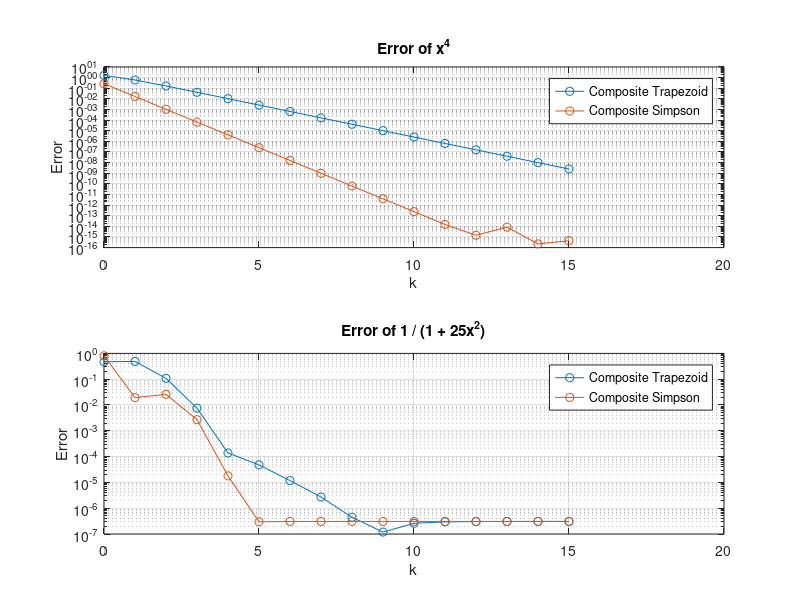

Here is the MATLAB script that generated this plot:
function TSerror()
    % 区间平分k次 复合梯形和辛普森误差比较
    % 函数 f(x) = x^4 和 g(x) = 1 / (1 + 25x^2)
    f = @(x) x.^4;
    g = @(x) 1 ./ (1 + 25 * x.^2);

    % 取 n = 2^k, 0 <= k <= 15
    k_values = 0:15;
    n_values = 2.^k_values;
    
    % 初始化结果矩阵
    result_f_trapezoid = zeros(size(n_values));
    result_g_trapezoid = zeros(size(n_values));
    result_f_simpson = zeros(size(n_values));
    result_g_simpson = zeros(size(n_values));
    
    % 计算定积分近似值
    for i = 1:length(n_values)
        n = n_values(i);
        x = linspace(-1, 1, n+1);
        h = x(2) - x(1);
        
        % 复合梯形公式
        result_f_trapezoid(i) = h/2 * (f(x(1)) + 2 * sum(f(x(2:n))) + f(x(n+1)));
        result_g_trapezoid(i) = h/2 * (g(x(1)) + 2 * sum(g(x(2:n))) + g(x(n+1)));
        
        % 复合辛普森公式
        result_f_simpson(i) = h/6 * (f(x(1)) + 2 * sum(f(x(2:n))) + f(x(n+1)) + 4 * sum(f(x(1:n)+h./2)));
        result_g_simpson(i) = h/6 * (g(x(1)) + 2 * sum(g(x(2:n))) + g(x(n+1)) + 4 * sum(g(x(1:n)+h./2)));
    end
    
    % 计算误差
    error_f_trapezoid = abs(result_f_trapezoid - 0.40000);
    error_g_trapezoid = abs(result_g_trapezoid - 0.54936);
    error_f_simpson = abs(result_f_simpson - 0.40000);
    error_g_simpson = abs(result_g_simpson - 0.54936);
    
    % 绘制误差随 k 增加而变化的图表
    figure;
    subplot(2, 1, 1);
    semilogy(k_values, error_f_trapezoid, 'o-', k_values, error_f_simpson, 'o-');
    xlabel('k');
    ylabel('Error');
    title('Error of x^4');
    legend('Composite Trapezoid', 'Composite Simpson');
    grid on;
    subplot(2, 1, 2);
    semilogy(k_values, error_g_trapezoid, 'o-', k_values, error_g_simpson, 'o-');
    xlabel('k');
    ylabel('Error');
    title('Error of 1 / (1 + 25x^2)');
    legend('Composite Trapezoid', 'Composite Simpson');
    grid on;
end